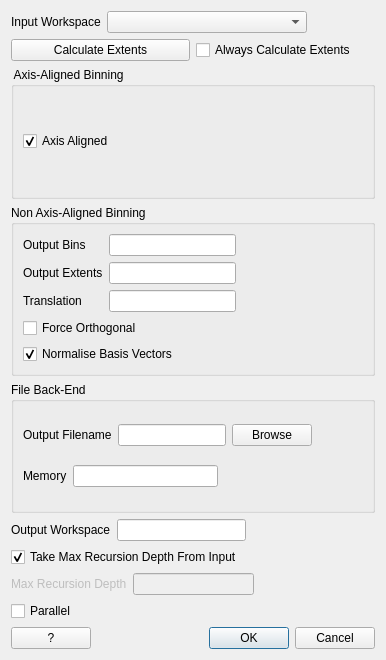
<?xml version="1.0" encoding="UTF-8"?>
<ui version="4.0">
 <class>SlicingAlgorithmDialog</class>
 <widget class="QDialog" name="SlicingAlgorithmDialog">
  <property name="geometry">
   <rect>
    <x>0</x>
    <y>0</y>
    <width>386</width>
    <height>660</height>
   </rect>
  </property>
  <property name="windowTitle">
   <string>Dialog</string>
  </property>
  <layout class="QVBoxLayout" name="verticalLayout">
   <item>
    <layout class="QHBoxLayout" name="input_layout">
     <item>
      <widget class="QLabel" name="lbl_workspace_input">
       <property name="text">
        <string>Input Workspace</string>
       </property>
      </widget>
     </item>
     <item>
      <widget class="MantidQt::MantidWidgets::WorkspaceSelector" name="workspace_selector">
       <property name="sizePolicy">
        <sizepolicy hsizetype="Minimum" vsizetype="Fixed">
         <horstretch>0</horstretch>
         <verstretch>0</verstretch>
        </sizepolicy>
       </property>
       <property name="minimumSize">
        <size>
         <width>200</width>
         <height>0</height>
        </size>
       </property>
      </widget>
     </item>
     <item>
      <spacer name="horizontalSpacer">
       <property name="orientation">
        <enum>Qt::Horizontal</enum>
       </property>
       <property name="sizeType">
        <enum>QSizePolicy::MinimumExpanding</enum>
       </property>
       <property name="sizeHint" stdset="0">
        <size>
         <width>20</width>
         <height>20</height>
        </size>
       </property>
      </spacer>
     </item>
    </layout>
   </item>
   <item>
    <layout class="QHBoxLayout" name="extents_layout">
     <item>
      <widget class="QPushButton" name="btn_calculate">
       <property name="toolTip">
        <string>Calculate axis-aligned extents from the workspace dimension limits</string>
       </property>
       <property name="text">
        <string>Calculate Extents</string>
       </property>
      </widget>
     </item>
     <item>
      <widget class="QCheckBox" name="ck_calculate">
       <property name="enabled">
        <bool>true</bool>
       </property>
       <property name="toolTip">
        <string>Always calculate axis-aligned extents from the workspace dimension limits</string>
       </property>
       <property name="text">
        <string>Always Calculate Extents</string>
       </property>
      </widget>
     </item>
    </layout>
   </item>
   <item>
    <widget class="QGroupBox" name="axis_aligned_layout">
     <property name="title">
      <string> Axis-Aligned Binning</string>
     </property>
     <layout class="QVBoxLayout" name="verticalLayout_2">
      <item>
       <layout class="QVBoxLayout" name="verticalLayout_5">
        <item>
         <widget class="QCheckBox" name="ck_axis_aligned">
          <property name="text">
           <string>Axis Aligned</string>
          </property>
          <property name="checked">
           <bool>true</bool>
          </property>
         </widget>
        </item>
       </layout>
      </item>
     </layout>
    </widget>
   </item>
   <item>
    <widget class="QGroupBox" name="non_axis_aligned_layout">
     <property name="title">
      <string>Non Axis-Aligned Binning</string>
     </property>
     <layout class="QVBoxLayout" name="verticalLayout_4">
      <item>
       <layout class="QVBoxLayout" name="non_axis_aligned_core_layout">
        <item>
         <layout class="QHBoxLayout" name="output_bins_layout">
          <item>
           <widget class="QLabel" name="lbl_output_bins">
            <property name="sizePolicy">
             <sizepolicy hsizetype="Minimum" vsizetype="Preferred">
              <horstretch>0</horstretch>
              <verstretch>0</verstretch>
             </sizepolicy>
            </property>
            <property name="minimumSize">
             <size>
              <width>80</width>
              <height>0</height>
             </size>
            </property>
            <property name="text">
             <string>Output Bins</string>
            </property>
           </widget>
          </item>
          <item>
           <widget class="QLineEdit" name="txt_output_bins"/>
          </item>
          <item>
           <spacer name="horizontalSpacer_8">
            <property name="orientation">
             <enum>Qt::Horizontal</enum>
            </property>
            <property name="sizeHint" stdset="0">
             <size>
              <width>40</width>
              <height>20</height>
             </size>
            </property>
           </spacer>
          </item>
         </layout>
        </item>
        <item>
         <layout class="QHBoxLayout" name="output_extents_layout">
          <item>
           <widget class="QLabel" name="lbl_output_extents">
            <property name="sizePolicy">
             <sizepolicy hsizetype="Minimum" vsizetype="Preferred">
              <horstretch>0</horstretch>
              <verstretch>0</verstretch>
             </sizepolicy>
            </property>
            <property name="minimumSize">
             <size>
              <width>80</width>
              <height>0</height>
             </size>
            </property>
            <property name="text">
             <string>Output Extents</string>
            </property>
           </widget>
          </item>
          <item>
           <widget class="QLineEdit" name="txt_output_extents"/>
          </item>
          <item>
           <spacer name="horizontalSpacer_7">
            <property name="orientation">
             <enum>Qt::Horizontal</enum>
            </property>
            <property name="sizeHint" stdset="0">
             <size>
              <width>40</width>
              <height>20</height>
             </size>
            </property>
           </spacer>
          </item>
         </layout>
        </item>
        <item>
         <layout class="QHBoxLayout" name="translation_layout">
          <item>
           <widget class="QLabel" name="lbl_translation">
            <property name="sizePolicy">
             <sizepolicy hsizetype="Minimum" vsizetype="Preferred">
              <horstretch>0</horstretch>
              <verstretch>0</verstretch>
             </sizepolicy>
            </property>
            <property name="minimumSize">
             <size>
              <width>80</width>
              <height>0</height>
             </size>
            </property>
            <property name="text">
             <string>Translation</string>
            </property>
           </widget>
          </item>
          <item>
           <widget class="QLineEdit" name="txt_translation"/>
          </item>
          <item>
           <spacer name="horizontalSpacer_6">
            <property name="orientation">
             <enum>Qt::Horizontal</enum>
            </property>
            <property name="sizeHint" stdset="0">
             <size>
              <width>40</width>
              <height>20</height>
             </size>
            </property>
           </spacer>
          </item>
         </layout>
        </item>
        <item>
         <widget class="QCheckBox" name="ck_force_orthogonal">
          <property name="text">
           <string>Force Orthogonal</string>
          </property>
         </widget>
        </item>
        <item>
         <widget class="QCheckBox" name="ck_normalisebasisvectors">
          <property name="text">
           <string>Normalise Basis Vectors</string>
          </property>
          <property name="checked">
           <bool>true</bool>
          </property>
         </widget>
        </item>
       </layout>
      </item>
     </layout>
    </widget>
   </item>
   <item>
    <widget class="QGroupBox" name="file_backend_layout">
     <property name="title">
      <string>File Back-End</string>
     </property>
     <layout class="QVBoxLayout" name="verticalLayout_3">
      <item>
       <layout class="QHBoxLayout" name="output_layout_2">
        <item>
         <widget class="QLabel" name="lbl_output_filename">
          <property name="text">
           <string>Output Filename</string>
          </property>
         </widget>
        </item>
        <item>
         <widget class="QLineEdit" name="txt_filename"/>
        </item>
        <item>
         <widget class="QPushButton" name="btn_browse">
          <property name="text">
           <string>Browse</string>
          </property>
         </widget>
        </item>
        <item>
         <spacer name="horizontalSpacer_4">
          <property name="orientation">
           <enum>Qt::Horizontal</enum>
          </property>
          <property name="sizeHint" stdset="0">
           <size>
            <width>40</width>
            <height>20</height>
           </size>
          </property>
         </spacer>
        </item>
       </layout>
      </item>
      <item>
       <layout class="QHBoxLayout" name="memory_layout">
        <item>
         <widget class="QLabel" name="lbl_memory">
          <property name="text">
           <string>Memory</string>
          </property>
         </widget>
        </item>
        <item>
         <widget class="QLineEdit" name="txt_memory"/>
        </item>
        <item>
         <spacer name="horizontalSpacer_5">
          <property name="orientation">
           <enum>Qt::Horizontal</enum>
          </property>
          <property name="sizeHint" stdset="0">
           <size>
            <width>40</width>
            <height>20</height>
           </size>
          </property>
         </spacer>
        </item>
       </layout>
      </item>
     </layout>
    </widget>
   </item>
   <item>
    <layout class="QHBoxLayout" name="output_layout">
     <item>
      <widget class="QLabel" name="lbl_workspace_output">
       <property name="text">
        <string>Output Workspace</string>
       </property>
      </widget>
     </item>
     <item>
      <widget class="QLineEdit" name="txt_output"/>
     </item>
     <item>
      <spacer name="horizontalSpacer_3">
       <property name="orientation">
        <enum>Qt::Horizontal</enum>
       </property>
       <property name="sizeHint" stdset="0">
        <size>
         <width>40</width>
         <height>20</height>
        </size>
       </property>
      </spacer>
     </item>
    </layout>
   </item>
   <item>
    <layout class="QVBoxLayout" name="recursion_layouts">
     <item>
      <widget class="QCheckBox" name="ck_max_from_input">
       <property name="text">
        <string>Take Max Recursion Depth From Input</string>
       </property>
       <property name="checked">
        <bool>true</bool>
       </property>
      </widget>
     </item>
     <item>
      <layout class="QHBoxLayout" name="recursion_layout">
       <item>
        <widget class="QLabel" name="lbl_resursion_depth">
         <property name="enabled">
          <bool>false</bool>
         </property>
         <property name="text">
          <string>Max Recursion Depth</string>
         </property>
        </widget>
       </item>
       <item>
        <widget class="QLineEdit" name="txt_resursion_depth">
         <property name="enabled">
          <bool>false</bool>
         </property>
        </widget>
       </item>
       <item>
        <spacer name="horizontalSpacer_2">
         <property name="orientation">
          <enum>Qt::Horizontal</enum>
         </property>
         <property name="sizeHint" stdset="0">
          <size>
           <width>40</width>
           <height>20</height>
          </size>
         </property>
        </spacer>
       </item>
      </layout>
     </item>
    </layout>
   </item>
   <item>
    <widget class="QCheckBox" name="ck_parallel">
     <property name="text">
      <string>Parallel</string>
     </property>
    </widget>
   </item>
   <item>
    <layout class="QHBoxLayout" name="horizontalLayout">
     <item>
      <widget class="QPushButton" name="btn_help">
       <property name="text">
        <string>?</string>
       </property>
      </widget>
     </item>
     <item>
      <widget class="QDialogButtonBox" name="controls">
       <property name="orientation">
        <enum>Qt::Horizontal</enum>
       </property>
       <property name="standardButtons">
        <set>QDialogButtonBox::Cancel|QDialogButtonBox::Ok</set>
       </property>
      </widget>
     </item>
    </layout>
   </item>
  </layout>
 </widget>
 <customwidgets>
  <customwidget>
   <class>MantidQt::MantidWidgets::WorkspaceSelector</class>
   <extends>QComboBox</extends>
   <header>MantidUiWidgetsCore/WorkspaceSelector.h</header>
  </customwidget>
 </customwidgets>
 <resources/>
 <connections>
  <connection>
   <sender>controls</sender>
   <signal>accepted()</signal>
   <receiver>SlicingAlgorithmDialog</receiver>
   <slot>accept()</slot>
   <hints>
    <hint type="sourcelabel">
     <x>248</x>
     <y>254</y>
    </hint>
    <hint type="destinationlabel">
     <x>157</x>
     <y>274</y>
    </hint>
   </hints>
  </connection>
  <connection>
   <sender>controls</sender>
   <signal>rejected()</signal>
   <receiver>SlicingAlgorithmDialog</receiver>
   <slot>reject()</slot>
   <hints>
    <hint type="sourcelabel">
     <x>316</x>
     <y>260</y>
    </hint>
    <hint type="destinationlabel">
     <x>286</x>
     <y>274</y>
    </hint>
   </hints>
  </connection>
 </connections>
</ui>
